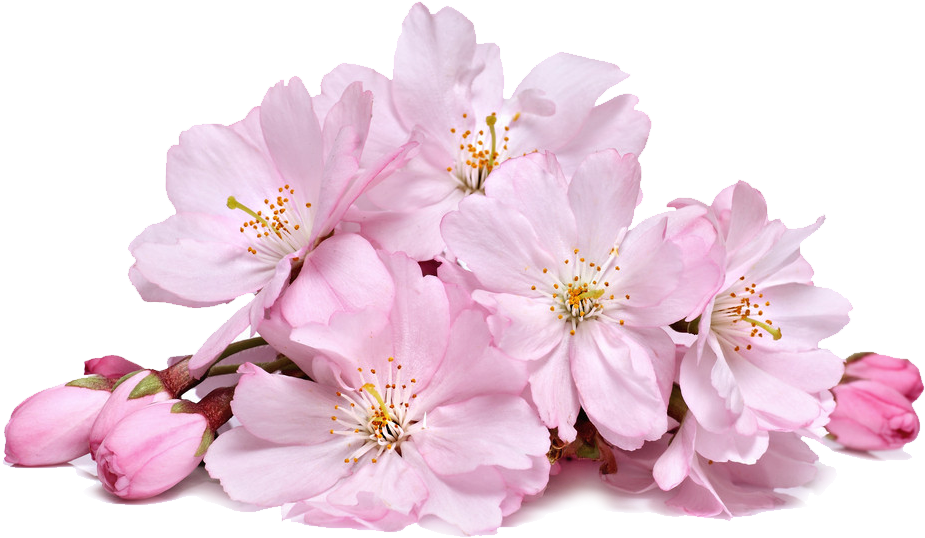
#> input picture flowers/138813-blossom-real-flower-hq-image-free.png, 925 x 538 px
$ python -i process_images.py   (imports and definitions only)
#> lines starting #> are read from the running program, lines starting #| are printed output that depends on the picture
"""
Process flower/leaf images: u2net background removal via onnxruntime.
Input: image files in C:/Users/Pc/basant-portfolio/flowers/
Output: <source>_clean.png (RGBA, transparent bg, cropped, max 800px) in flowers/processed/
Required: onnxruntime, numpy, PIL
"""
from pathlib import Path
import sys, urllib.request, numpy as np
from PIL import Image, ImageFilter
import onnxruntime as ort

SRC = Path("C:/Users/Pc/basant-portfolio/flowers")
MODEL_URL = "https://github.com/danielgatis/rembg/releases/download/v0.0.0/u2net.onnx"
MODEL = Path.home() / ".u2net" / "u2net.onnx"

def get_model():
    if MODEL.exists() and MODEL.stat().st_size > 1_000_000:
        return str(MODEL)
    print(f"Downloading u2net (~176 MB)...", file=sys.stderr)
    MODEL.parent.mkdir(parents=True, exist_ok=True)
    try:
        urllib.request.urlretrieve(MODEL_URL, str(MODEL))
#> (this line was passed over: the network is not available in this run)
        print(f"OK {MODEL.stat().st_size} bytes", file=sys.stderr)
        return str(MODEL)
    except Exception as e:
        print(f"FAIL: {e}", file=sys.stderr)
        return None

model_path = get_model()
# [3 lines not run here, left out]
# [1 line that did not run here, left out]

def u2net_mask(img: Image.Image) -> np.ndarray:
    rgb = img.convert("RGB").resize((320, 320), Image.LANCZOS)
    x = np.array(rgb, dtype=np.float32) / 255.0
    x = np.expand_dims(x.transpose(2,0,1), 0)              # (1,3,320,320)
    o = session.run(None, {session.get_inputs()[0].name: x})[0][0,0]   # (320,320)
    o = 1.0 / (1.0 + np.exp(-o))                           # sigmoid
    m = Image.fromarray((o*255).astype(np.uint8)).resize(img.size, Image.LANCZOS)
    return np.array(m, dtype=np.float32) / 255.0

# [41 lines left out: function process, not called in this run]

# [11 lines not run here, left out]

>>> from PIL import Image
>>> picture = Image.open('138813-blossom-real-flower-hq-image-free.png')
#> picture is the input picture: PIL image 925x538 RGBA; mean R, G, B, A 133.6, 108.6, 121.2, 148.8
>>> result = u2net_mask(picture)
#> in u2net_mask, `rgb = img.convert("RGB").resize((320, 320), Image.LANCZOS)`:
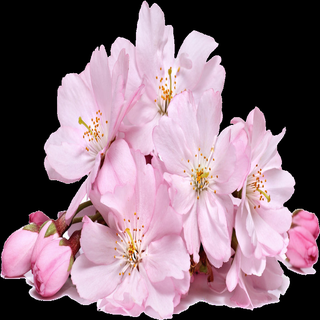
#> rgb: PIL image 320x320 RGB; mean R, G, B 133.7, 108.7, 121.3
#> (the run stopped early here; a loop or call above may not have finished)

$ run again, on flowers/Untitled design (3).png
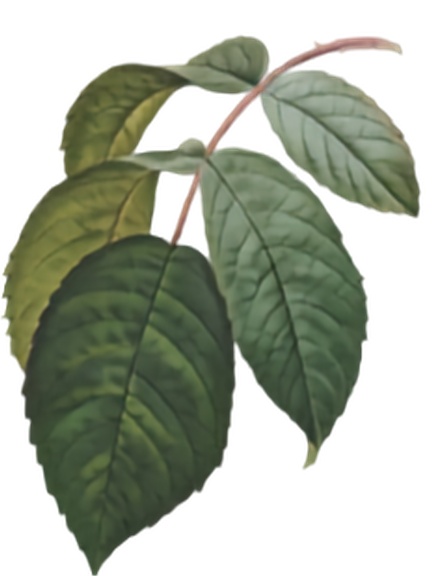
#> input picture flowers/Untitled design (3).png, 448 x 576 px
#> picture is the input picture: PIL image 448x576 RGB; mean R, G, B 173.8, 179.9, 165.7
#> in u2net_mask, `rgb = img.convert("RGB").resize((320, 320), Image.LANCZOS)`:
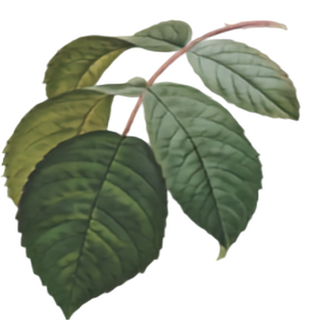
#> rgb: PIL image 320x320 RGB; mean R, G, B 173.8, 179.9, 165.7
